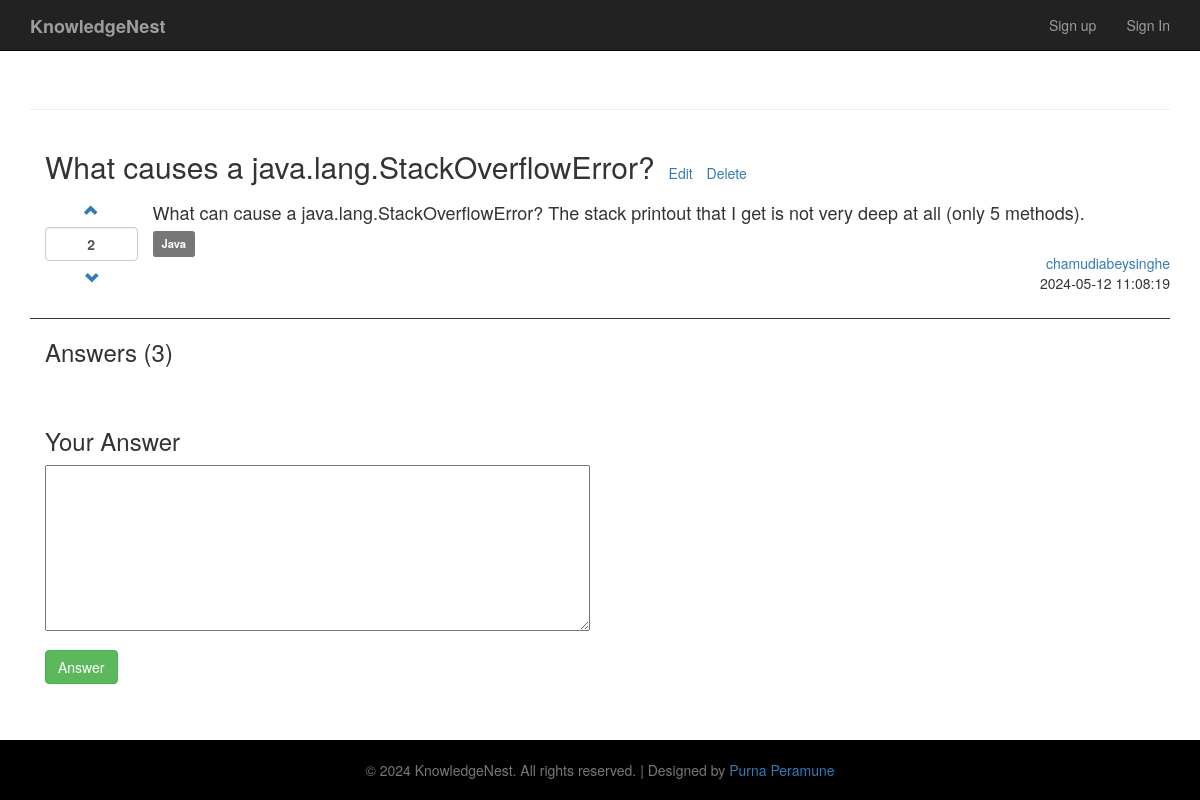
/index.php/question/question/id/33, run on the app's committed database.
### tables this page shows
CREATE TABLE `question` (
  `id` int(11) NOT NULL,
  `username` varchar(255) NOT NULL,
  `category` varchar(255) DEFAULT NULL,
  `title` varchar(255) NOT NULL,
  `description` text NOT NULL,
  `upvoteCount` int(11) DEFAULT 0,
  `answerCount` int(11) DEFAULT 0,
  `created_at` timestamp NOT NULL DEFAULT current_timestamp(),
  `updated_at` timestamp NOT NULL DEFAULT current_timestamp() ON UPDATE current_timestamp()
);

### application/controllers/Question.php (called while the page is built, shortened)
<?php
require APPPATH . 'libraries/RestController.php';
class Question extends RestController
{
    public function __construct()
    {
        $this->load->model('QuestionModel');
        $this->load->model('AnswerModel');
        $this->load->model('UserModel');
    }
    public function question_get()
    {
        $questionId = $this->get('id');
        $category = $this->get('category');
        if ($questionId) {
            $question = $this->QuestionModel->getQuestionsById($questionId);
            $categories = $this->QuestionModel->getCategories();
            if ($question) {
                $this->load->view('templates/header.php', array('isLoggedIn' => $this->UserModel->is_logged_in()));
                $this->load->view('question_view', array('question' => $question, 'categories' => $categories));
                $this->load->view('templates/footer.php');
            } else {
                $this->load->view('templates/header.php', array('isLoggedIn' => $this->UserModel->is_logged_in()));
                $this->load->view('errors/html/error_404.php', array('heading' => 'Error', 'message' => 'Error Ocurred, Page Not Found!'));
                $this->load->view('templates/footer.php');
            }
        }
    }
}

### application/libraries/RestController.php (called while the page is built, shortened)
<?php
class RestController extends \CI_Controller
{
    protected $allowed_http_methods = ['get', 'delete', 'post', 'put', 'options', 'patch', 'head'];
    protected $request = null;
    protected $_get_args = [];
    protected $_query_args = [];
    protected $_supported_formats = [
        'json'       => 'application/json',
        'array'      => 'application/json',
        'csv'        => 'application/csv',
        'html'       => 'text/html',
        'jsonp'      => 'application/javascript',
        'php'        => 'text/plain',
        'serialized' => 'application/vnd.php.serialized',
        'xml'        => 'application/xml',
    ];
    protected $_enable_xss = false;
    private $is_valid_request = true;
    public function __construct($config = 'rest')
    {
        $this->_enable_xss = ($this->config->item('global_xss_filtering') === true);
        $supported_formats = $this->config->item('rest_supported_formats');
        $this->_supported_formats = array_intersect_key($this->_supported_formats, array_flip($supported_formats));
        $this->request = new stdClass();
        $this->request->method = $this->_detect_method();
        $this->_get_args = array_merge($this->_get_args, $this->uri->ruri_to_assoc());
    }
    public function _remap($object_called, $arguments = [])
    {
        $object_called = preg_replace('/^(.*)\.(?:'.implode('|', array_keys($this->_supported_formats)).')$/', '$1', $object_called);
        $controller_method = $object_called.'_'.$this->request->method;
        try {
            if ($this->is_valid_request) {
                call_user_func_array([$this, $controller_method], $arguments);
            }
        } catch (Exception $ex) {
            if ($this->config->item('rest_handle_exceptions') === false) {
                throw $ex;
            }
            $_error = &load_class('Exceptions', 'core');
            $_error->show_exception($ex);
        }
    }
    protected function _detect_method()
    {
        $method = null;
        if ($this->config->item('enable_emulate_request') === true) {
            $method = $this->input->post('_method');
            if ($method === null) {
                $method = $this->input->server('HTTP_X_HTTP_METHOD_OVERRIDE');
            }
        }
        if (empty($method)) {
            $method = $this->input->method();
        }
        return in_array($method, $this->allowed_http_methods) && method_exists($this, '_parse_'.$method) ? $method : 'get';
    }
    protected function _parse_get()
    {
        $this->_get_args = array_merge($this->_get_args, $this->_query_args);
    }
    protected function _parse_query()
    {
        $this->_query_args = $this->input->get();
    }
    public function get($key = null, $xss_clean = null)
    {
        return isset($this->_get_args[$key]) ? $this->_xss_clean($this->_get_args[$key], $xss_clean) : null;
    }
    protected function _xss_clean($value, $xss_clean)
    {
        is_bool($xss_clean) || $xss_clean = $this->_enable_xss;
        return $xss_clean === true ? $this->security->xss_clean($value) : $value;
    }
}

### index.php (called while the page is built, shortened)
<?php
require_once BASEPATH.'core/CodeIgniter.php';

### application/models/QuestionModel.php (called while the page is built, shortened)
<?php
class QuestionModel extends CI_Model
{
    function getQuestionsById($questionId)
    {
        if ($questionId) {
            $this->db->where('id', $questionId);
            $query = $this->db->get('question');
            if ($query->num_rows() != 1) {
                return false;
            } else {
                return $query->row();
            }
        }
    }
}

### application/views/question_view.php (shortened to what this page needs)
<div class="container">
    <div id="question-section">
        <div class="col-md-12 row question-container" style="padding-top: 0">
            <div>
                <h2 style="display: inline-block" id="title"><?= $question->title ?></h2>
                <a id="edit-question-link" style="display: inline-block; margin-left: 10px" href="#">Edit</a>
                <a id="delete-question-link" style="display: inline-block; margin-left: 10px" href="#">Delete</a>
            </div>
            <div class="col-md-1">
                <div class="row center-content"><a class="btn btn-link upvote-btn"><span class="glyphicon glyphicon-chevron-up"></span></a></div>
                <div class="row"><strong><span id="upvote-count" class="form-control text-center"><?= $question->upvoteCount ?></span></strong></div>
                <div class="row center-content"> <a class="btn btn-link downvote-btn"><span class="glyphicon glyphicon-chevron-down"></span></a></div>
            </div>
            <div class="col-md-11">
                <h4 id="description"><?= $question->description ?></h4>
                <a href="<?= base_url() ?>index.php/question/question/category/<?= $question->category ?>" id="category-url">
                    <div class="label label-default tag-container" id="category">
                        <?= $question->category ?>
                    </div>
                </a>
                <div class="row">
                    <div class="row username-text"><a href=""><?= $question->username ?></a></div>
                    <div class="row username-text"><?= $question->created_at ?></div>
                </div>
            </div>
        </div>
    </div>
    <div id="answers-section" class="row col-md-12">
        <h3>Answers (<span id="answer-count"><?= $question->answerCount ?></span>)</h3>
    </div>
    <div class="col-md-12">
        <div class="row answer-from">
            <h3>Your Answer</h3>
            <form id="answer-form">
                <div class="form-group">
                    <textarea id="answer-description" rows="8" cols="70"></textarea>
                </div>
                <a id="answer-submit-btn" class="btn btn-success">Answer</a>
            </form>
        </div>
    </div>
</div>

### assets/css/style.css (style rules this page uses)
html { position: relative; min-height: 100%; }
body { margin-bottom: 60px; }
.question-container { border-bottom: 1px solid; padding-top: 2%; padding-bottom: 2%; }
.answer-from { margin-top: 3%; margin-bottom: 3%; }
.center-content { text-align: center; }
.tag-container { padding: 0.4em 0.8em 0.5em; font-size: 80%; }
.username-text { text-align: right; }

### data on the page
question: title "What causes a java.lang.StackOverflowError?", upvoteCount "2", description "What can cause a java.lang.StackOverflowError? The stack printout that I get is not very deep at all (only 5 methods).", category "Java", username "chamudiabeysinghe", created_at "2024-05-12 11:08:19", answerCount "3"
